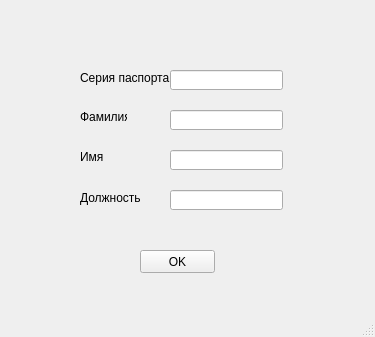
<?xml version="1.0" encoding="UTF-8"?>
<ui version="4.0">
 <class>EditEmployeers</class>
 <widget class="QMainWindow" name="EditEmployeers">
  <property name="geometry">
   <rect>
    <x>0</x>
    <y>0</y>
    <width>375</width>
    <height>337</height>
   </rect>
  </property>
  <property name="windowTitle">
   <string>MainWindow</string>
  </property>
  <widget class="QWidget" name="centralwidget">
   <widget class="QLineEdit" name="lineEdit">
    <property name="geometry">
     <rect>
      <x>170</x>
      <y>70</y>
      <width>113</width>
      <height>20</height>
     </rect>
    </property>
   </widget>
   <widget class="QLineEdit" name="lineEdit_2">
    <property name="geometry">
     <rect>
      <x>170</x>
      <y>110</y>
      <width>113</width>
      <height>20</height>
     </rect>
    </property>
   </widget>
   <widget class="QLineEdit" name="lineEdit_3">
    <property name="geometry">
     <rect>
      <x>170</x>
      <y>150</y>
      <width>113</width>
      <height>20</height>
     </rect>
    </property>
   </widget>
   <widget class="QLineEdit" name="lineEdit_4">
    <property name="geometry">
     <rect>
      <x>170</x>
      <y>190</y>
      <width>113</width>
      <height>20</height>
     </rect>
    </property>
   </widget>
   <widget class="QLabel" name="label">
    <property name="geometry">
     <rect>
      <x>80</x>
      <y>70</y>
      <width>91</width>
      <height>16</height>
     </rect>
    </property>
    <property name="text">
     <string>Серия паспорта</string>
    </property>
   </widget>
   <widget class="QLabel" name="label_2">
    <property name="geometry">
     <rect>
      <x>80</x>
      <y>110</y>
      <width>47</width>
      <height>13</height>
     </rect>
    </property>
    <property name="text">
     <string>Фамилия</string>
    </property>
   </widget>
   <widget class="QLabel" name="label_3">
    <property name="geometry">
     <rect>
      <x>80</x>
      <y>150</y>
      <width>47</width>
      <height>13</height>
     </rect>
    </property>
    <property name="text">
     <string>Имя</string>
    </property>
   </widget>
   <widget class="QLabel" name="label_4">
    <property name="geometry">
     <rect>
      <x>80</x>
      <y>190</y>
      <width>61</width>
      <height>16</height>
     </rect>
    </property>
    <property name="text">
     <string>Должность</string>
    </property>
   </widget>
   <widget class="QPushButton" name="okButton">
    <property name="geometry">
     <rect>
      <x>140</x>
      <y>250</y>
      <width>75</width>
      <height>23</height>
     </rect>
    </property>
    <property name="text">
     <string>OK</string>
    </property>
   </widget>
  </widget>
  <widget class="QMenuBar" name="menubar">
   <property name="geometry">
    <rect>
     <x>0</x>
     <y>0</y>
     <width>375</width>
     <height>21</height>
    </rect>
   </property>
  </widget>
  <widget class="QStatusBar" name="statusbar"/>
 </widget>
 <resources/>
 <connections/>
</ui>
